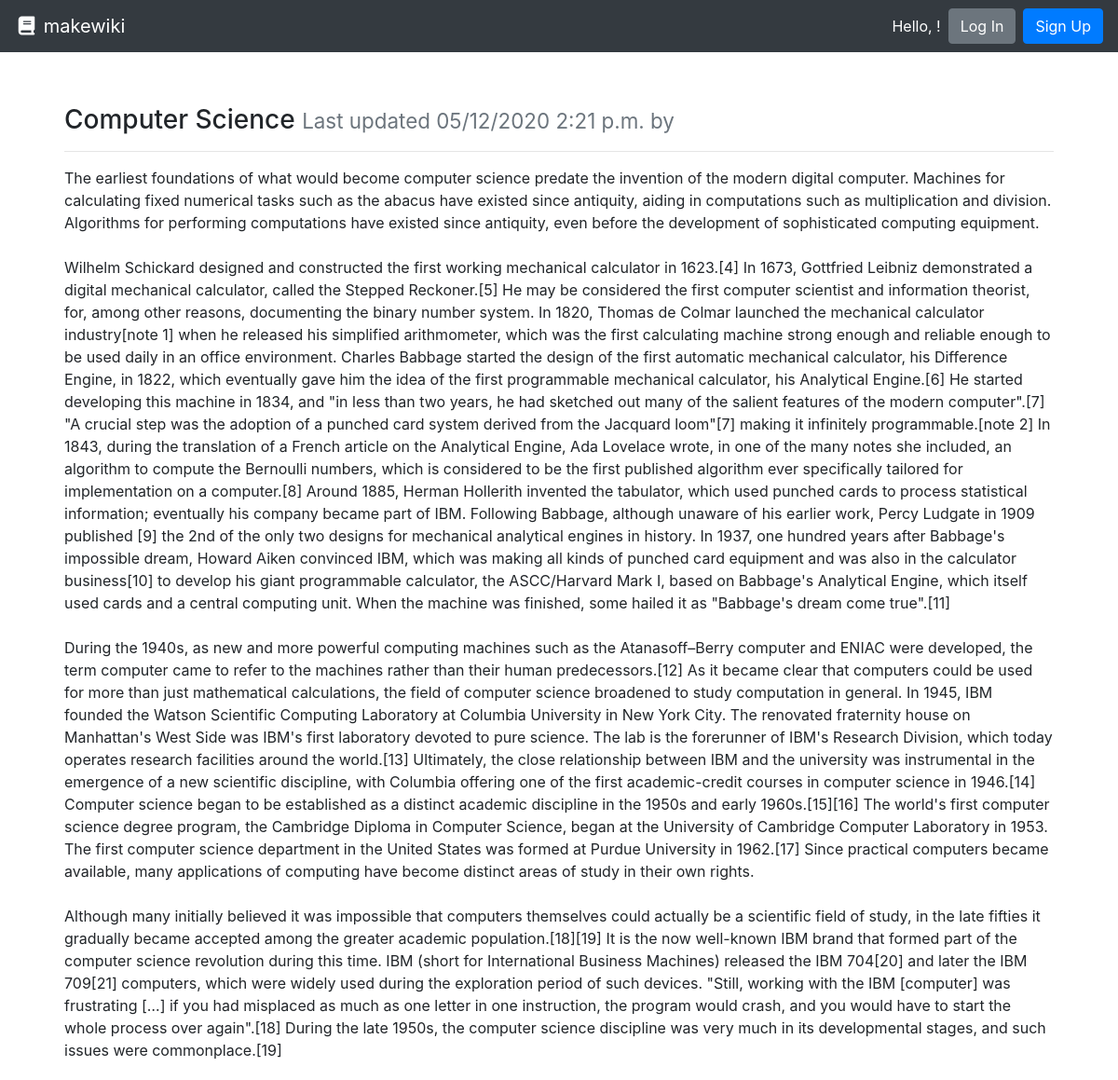
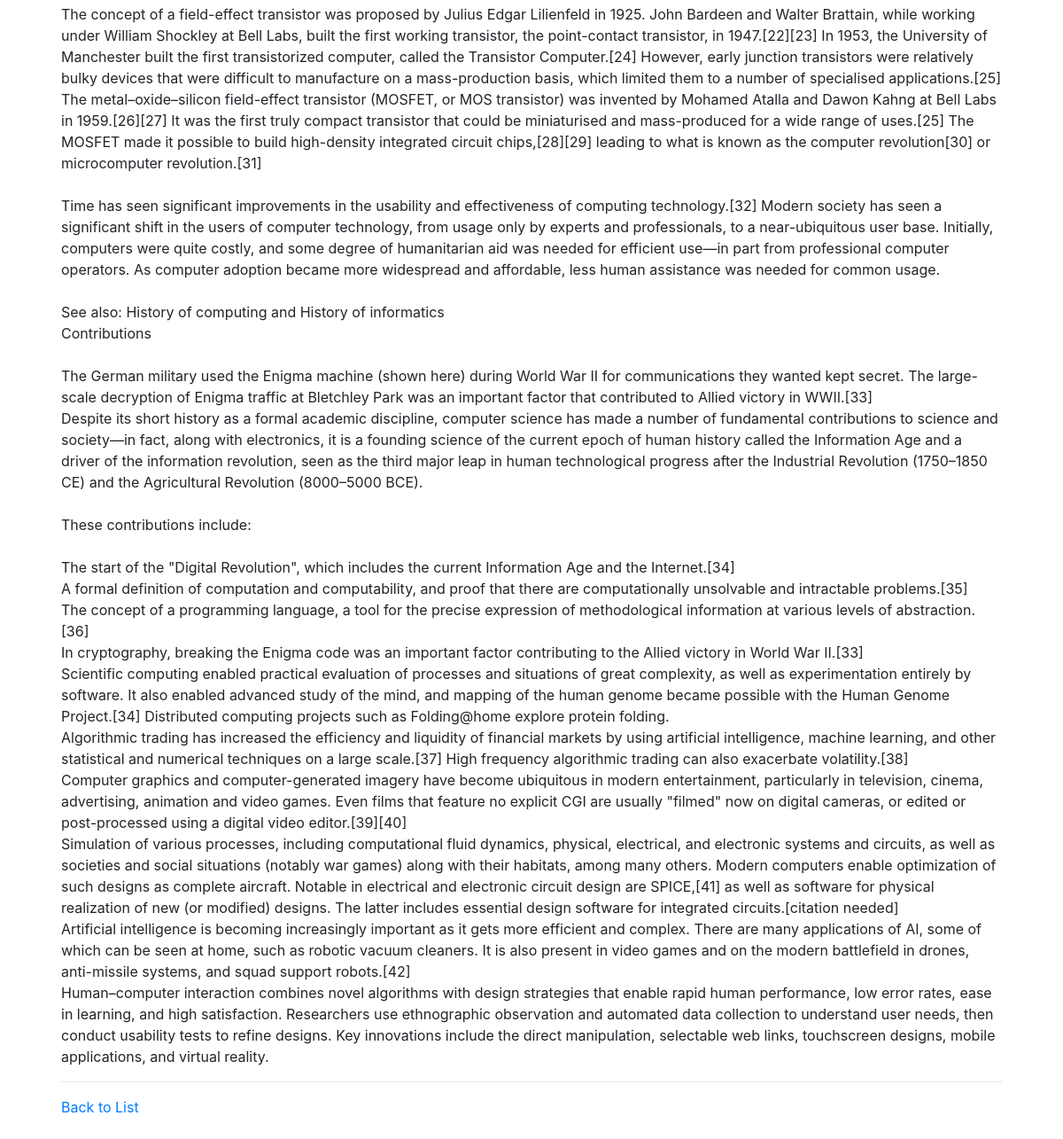
Screenshot of /w/computer-science/ with the database file from the repository (2 pictures, top to bottom).
### wiki/models.py (models this page shows, shortened)
class Article(models.Model):
    title = models.CharField(max_length=settings.WIKI_ARTICLE_TITLE_MAX_LENGTH, unique=True,
                             help_text="Title of your article.")
    author = models.ForeignKey(User, on_delete=models.PROTECT,
                               help_text="The user that posted this article.")
    slug = models.CharField(max_length=settings.WIKI_ARTICLE_TITLE_MAX_LENGTH, blank=True, editable=False,
                            help_text="Unique URL path to access this article. Generated by the system.")
    content = models.TextField(
        help_text="Write the content of your particleage here.")
    created = models.DateTimeField(auto_now_add=True,
                                   help_text="The date and time this article was created. Automatically generated when the model saves.")
    modified = models.DateTimeField(auto_now=True,
                                    help_text="The date and time this article was updated. Automatically generated when the model updates.")

### wiki/views.py (the view)
# urls.py: path('w/<str:slug>/', ArticleDetailView.as_view(), name='wiki-details-page'),
class ArticleDetailView(DetailView):
    model = Article
    def get(self, request, slug):
        article = self.get_queryset().get(slug__iexact=slug)
        return render(request, 'article.html', {
          'article': article
        })

### wiki/templates/article.html
{% extends "base.html" %}
{% block content %}
  <div class="row">
    <div class="col m-4">
      <h3>{{ article.title }} <small class="text-muted">Last updated {{ article.modified|date:"SHORT_DATETIME_FORMAT" }} by <b>{{ page.author.username }}</b></small></h3>
      <hr>
      <p>{{ article.content|linebreaksbr }}</p>
      <hr>
      <a href="{% url 'wiki-list-page' %}">Back to List</a>
    </div>
  </div>
{% endblock %}

### rows the page displays
Article: title "Computer Science", modified "05/12/2020 2:21 p.m.", content "The earliest foundations of what would become computer science predate the invention of the modern digital computer. Machines for calculating fixed numerical tasks such as the abacus have existed since antiquity, aiding in computations such as multiplication and division. Algorithms for performing computations have existed since antiquity, even before the development of sophisticated computing equipment. Wilhelm Schickard designed and constructed the first working mechanical calculator in 1623.[4] In 1673, Gottfried Leibniz demonstrated a digital mechanical calculator, called the Stepped Reckoner.[5] He may be considered the first computer scientist and information theorist, for, among…"
